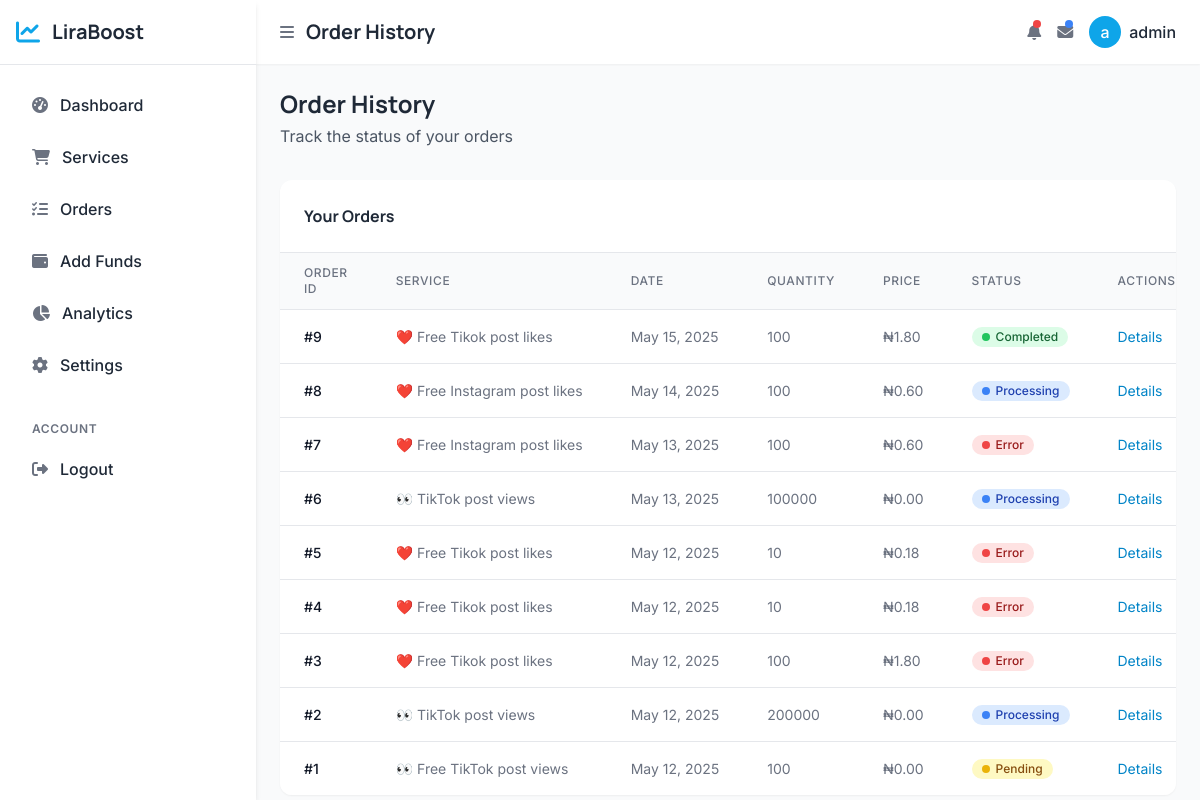
The page /order/status/ (signed in) on the database its author committed.
### core/models.py (models this page shows, shortened)
class SiteSettings(models.Model):
    site_name = models.CharField(max_length=100, default="SocialBoost")
    site_description = models.TextField(blank=True, default="Social Media Marketing Platform")
    contact_email = models.EmailField(default='contact@yoursite.com')
    support_email = models.EmailField(default='support@yoursite.com')
    support_phone = models.CharField(max_length=20, blank=True, null=True)
    markup_percentage = models.DecimalField(max_digits=5, decimal_places=2, default=Decimal('20.00'))
    min_deposit = models.DecimalField(max_digits=10, decimal_places=2, default=Decimal('500.00'))
    min_withdrawal_amount = models.DecimalField(max_digits=10, decimal_places=2, default=Decimal('1000.00'))
    maintenance_mode = models.BooleanField(default=False)
    @classmethod
    def get_settings(cls):
        settings, created = cls.objects.get_or_create(pk=1)
        return settings

class Order(models.Model):
    STATUS_CHOICES = (
        ('pending', 'Pending'),
        ('processing', 'Processing'),
        ('completed', 'Completed'),
        ('canceled', 'Canceled'),
        ('error', 'Error'),
    )
    user = models.ForeignKey(User, on_delete=models.CASCADE)
    service = models.ForeignKey(Service, on_delete=models.CASCADE)
    order_id = models.CharField(max_length=100, blank=True, null=True)  # From API provider
    link = models.URLField()
    quantity = models.IntegerField()
    status = models.CharField(max_length=50, choices=STATUS_CHOICES, default='pending')
    charge = models.DecimalField(max_digits=10, decimal_places=2)
    comments = models.TextField(blank=True, null=True)
    created_at = models.DateTimeField(auto_now_add=True)

class Service(models.Model):
    service_id = models.IntegerField(unique=True)
    name = models.CharField(max_length=255)
    category = models.CharField(max_length=100)
    rate = models.DecimalField(max_digits=10, decimal_places=2, default=Decimal('0.00'))
    min_quantity = models.IntegerField()
    max_quantity = models.IntegerField()
    description = models.TextField()
    is_active = models.BooleanField(default=True)

### core/views.py (the view)
# urls.py: path('order/status/', views.order_status, name='order_status'),
@login_required
def order_status(request, order_id=None):
    if order_id:
        order = get_object_or_404(Order, id=order_id, user=request.user)
        if order.status == 'processing' and order.order_id:
            api = SocialMediaAPI(settings.API_KEY)
            response = api.get_order_status(order.order_id)
            if 'status' in response:
                status_mapping = {
                    'Pending': 'pending',
                    'In progress': 'processing',
                    'Completed': 'completed',
                    'Canceled': 'canceled',
                    'Error': 'error'
                }
                new_status = status_mapping.get(response['status'], order.status)
                if new_status != order.status:
                    order.status = new_status
                    order.save()
        return render(request, 'order_detail.html', {'order': order})
    else:
        orders = Order.objects.filter(user=request.user).order_by('-created_at')
        paginator = Paginator(orders, 10)  # Show 10 orders per page
        page = request.GET.get('page')
        orders_page = paginator.get_page(page)
        return render(request, 'order_status.html', {'orders': orders_page})

### core/context_processors.py (called while the page is built)
def site_settings(request):
    try:
        settings = SiteSettings.get_settings()
        return {'site_settings': settings}
    except Exception as e:
        return {
            'site_settings': {
                'site_name': 'SocialBoost',
                'site_description': 'Social Media Marketing Platform',
                'contact_email': 'contact@example.com',
                'support_email': 'support@example.com',
                'markup_percentage': 20.00,
                'min_deposit': 500.00,
                'min_withdrawal_amount': 1000.00,
                'maintenance_mode': False
            }
        }

### core/templates/order_status.html (shortened to what this page needs)
{% extends 'dash_base.html' %}
{% block page_title %}Order History{% endblock %}
{% block content %}
<div class="animate-fade-in">
    <div class="flex flex-col md:flex-row justify-between items-start md:items-center mb-6 md:mb-8">
        <div class="w-full md:w-auto mb-4 md:mb-0">
            <h2 class="text-xl md:text-2xl font-display font-bold text-gray-800 mb-1">Order History</h2>
            <p class="text-gray-600">Track the status of your orders</p>
        </div>
    </div>
    <div class="bg-white rounded-xl shadow-sm overflow-hidden animate-slide-up">
        <div class="p-4 md:p-6 border-b flex justify-between items-center">
            <h3 class="font-display font-bold text-gray-800 text-sm md:text-base">Your Orders</h3>
        </div>
        {% if orders %}
        <div class="overflow-x-auto">
            <table class="min-w-full divide-y divide-gray-200">
                <thead class="bg-gray-50">
                    <tr>
                        <th scope="col" class="px-6 py-3 text-left text-xs font-medium text-gray-500 uppercase tracking-wider">Order ID</th>
                        <th scope="col" class="px-6 py-3 text-left text-xs font-medium text-gray-500 uppercase tracking-wider">Service</th>
                        <th scope="col" class="px-6 py-3 text-left text-xs font-medium text-gray-500 uppercase tracking-wider">Date</th>
                        <th scope="col" class="px-6 py-3 text-left text-xs font-medium text-gray-500 uppercase tracking-wider">Quantity</th>
                        <th scope="col" class="px-6 py-3 text-left text-xs font-medium text-gray-500 uppercase tracking-wider">Price</th>
                        <th scope="col" class="px-6 py-3 text-left text-xs font-medium text-gray-500 uppercase tracking-wider">Status</th>
                        <th scope="col" class="px-6 py-3 text-left text-xs font-medium text-gray-500 uppercase tracking-wider">Actions</th>
                    </tr>
                </thead>
                <tbody class="bg-white divide-y divide-gray-200">
                    {% for order in orders %}
                    <tr class="hover:bg-gray-50">
                        <td class="px-6 py-4 whitespace-nowrap text-sm font-medium text-gray-900">#{{ order.id }}</td>
                        <td class="px-6 py-4 whitespace-nowrap text-sm text-gray-500">{{ order.service.name }}</td>
                        <td class="px-6 py-4 whitespace-nowrap text-sm text-gray-500">{{ order.created_at|date:"M d, Y" }}</td>
                        <td class="px-6 py-4 whitespace-nowrap text-sm text-gray-500">{{ order.quantity }}</td>
                        <td class="px-6 py-4 whitespace-nowrap text-sm text-gray-500">₦{{ order.charge|floatformat:2 }}</td>
                        <td class="px-6 py-4 whitespace-nowrap text-sm">
                            {% if order.status == 'pending' %}
                                <span class="inline-flex items-center px-2.5 py-0.5 rounded-full text-xs font-medium bg-yellow-100 text-yellow-800">
                                    <span class="badge-dot bg-yellow-500"></span> Pending
                                </span>
                            {% elif order.status == 'processing' %}
                                <span class="inline-flex items-center px-2.5 py-0.5 rounded-full text-xs font-medium bg-blue-100 text-blue-800">
                                    <span class="badge-dot bg-blue-500"></span> Processing
                                </span>
                            {% elif order.status == 'completed' %}
                                <span class="inline-flex items-center px-2.5 py-0.5 rounded-full text-xs font-medium bg-green-100 text-green-800">
                                    <span class="badge-dot bg-green-500"></span> Completed
                                </span>
                            {% elif order.status == 'canceled' %}
                                <span class="inline-flex items-center px-2.5 py-0.5 rounded-full text-xs font-medium bg-gray-100 text-gray-800">
                                    <span class="badge-dot bg-gray-500"></span> Canceled
                                </span>
                            {% elif order.status == 'error' %}
                                <span class="inline-flex items-center px-2.5 py-0.5 rounded-full text-xs font-medium bg-red-100 text-red-800">
                                    <span class="badge-dot bg-red-500"></span> Error
                                </span>
                            {% endif %}
                        </td>
                        <td class="px-6 py-4 whitespace-nowrap text-sm text-gray-500">
                            <a href="{% url 'order_status' order_id=order.id %}" class="text-primary-600 hover:text-primary-900">Details</a>
                        </td>
                    </tr>
                    {% endfor %}
                </tbody>
            </table>
        </div>
        {% endif %}
    </div>
</div>
{% endblock %}

### core/templates/dash_base.html (shortened to what this page needs)
<!DOCTYPE html>
<html lang="en">
<head>
    <script src="https://cdn.tailwindcss.com"></script>
    <link rel="stylesheet" href="https://cdnjs.cloudflare.com/ajax/libs/font-awesome/6.4.0/css/all.min.css">
</head>
<body class="bg-gray-50 font-sans text-gray-800 antialiased">
    <div class="flex h-screen overflow-hidden">
        <div class="sidebar bg-white shadow-md w-64 flex-shrink-0 z-50" id="sidebar">
            <div class="flex flex-col h-full">
                <div class="p-4 border-b flex items-center justify-between">
                    <a href="{% url 'dashboard' %}" class="flex items-center">
                        <i class="fas fa-chart-line text-primary-500 text-2xl mr-3"></i>
                        <span class="sidebar-brand-text text-xl font-display font-bold text-gray-800">{{ site_settings.site_name }}</span>
                    </a>
                </div>
                <div class="flex-1 overflow-y-auto py-4">
                    <div class="px-4 space-y-1">
                        <a href="{% url 'dashboard' %}" class="sidebar-item flex items-center px-4 py-3 rounded-lg {% if request.path == '/dashboard/' %}active{% endif %}">
                            <i class="fas fa-tachometer-alt text-gray-500 mr-3"></i>
                            <span class="sidebar-item-text font-medium">Dashboard</span>
                        </a>
                        <a href="{% url 'services' %}" class="sidebar-item flex items-center px-4 py-3 rounded-lg {% if request.path == '/services/' %}active{% endif %}">
                            <i class="fas fa-shopping-cart text-gray-500 mr-3"></i>
                            <span class="sidebar-item-text font-medium">Services</span>
                        </a>
                        <a href="{% url 'order_status' %}" class="sidebar-item flex items-center px-4 py-3 rounded-lg {% if request.path == '/orders/' or 'order-status' in request.path %}active{% endif %}">
                            <i class="fas fa-tasks text-gray-500 mr-3"></i>
                            <span class="sidebar-item-text font-medium">Orders</span>
                        </a>
                        <a href="{% url 'add_funds' %}" class="sidebar-item flex items-center px-4 py-3 rounded-lg {% if request.path == '/add-funds/' %}active{% endif %}">
                            <i class="fas fa-wallet text-gray-500 mr-3"></i>
                            <span class="sidebar-item-text font-medium">Add Funds</span>
                        </a>
                        <a href="#" class="sidebar-item flex items-center px-4 py-3 rounded-lg">
                            <i class="fas fa-chart-pie text-gray-500 mr-3"></i>
                            <span class="sidebar-item-text font-medium">Analytics</span>
                        </a>
                        <a href="{% url 'profile' %}" class="sidebar-item flex items-center px-4 py-3 rounded-lg">
                            <i class="fas fa-cog text-gray-500 mr-3"></i>
                            <span class="sidebar-item-text font-medium">Settings</span>
                        </a>
                    </div>
                    <div class="px-4 mt-8">
                        <div class="text-xs font-semibold text-gray-500 uppercase tracking-wider mb-2 px-4">Account</div>
                        <a href="{% url 'logout' %}" class="sidebar-item flex items-center px-4 py-3 rounded-lg">
                            <i class="fas fa-sign-out-alt text-gray-500 mr-3"></i>
                            <span class="sidebar-item-text font-medium">Logout</span>
                        </a>
                    </div>
                </div>
            </div>
        </div>
        <div class="flex-1 flex flex-col overflow-hidden main-content">
            <header class="bg-white shadow-sm z-10">
                <div class="flex items-center justify-between px-4 md:px-6 py-4">
                    <div class="flex items-center">
                        <button id="sidebar-toggle" class="text-gray-500 focus:outline-none" onclick="toggleMobileSidebar()">
                            <i class="fas fa-bars"></i>
                        </button>
                        <h1 class="ml-3 text-xl font-display font-bold text-gray-800 truncate">{% block page_title %}Dashboard{% endblock %}</h1>
                    </div>
                    <div class="flex items-center space-x-3 md:space-x-4">
                        <div class="relative hidden md:block">
                            <button class="text-gray-500 focus:outline-none">
                                <i class="fas fa-bell"></i>
                                <span class="absolute top-0 right-0 w-2 h-2 bg-red-500 rounded-full"></span>
                            </button>
                        </div>
                        <div class="relative hidden md:block">
                            <button class="text-gray-500 focus:outline-none">
                                <i class="fas fa-envelope"></i>
                                <span class="absolute top-0 right-0 w-2 h-2 bg-blue-500 rounded-full"></span>
                            </button>
                        </div>
                        <div class="flex items-center">
                            <div class="w-8 h-8 rounded-full bg-primary-500 flex items-center justify-center text-white font-medium">
                                {{ user.first_name|first|default:user.username|first }}
                            </div>
                            <span class="ml-2 font-medium hidden md:inline">{{ user.first_name|default:user.username }}</span>
                        </div>
                    </div>
                </div>
            </header>
            <main class="flex-1 overflow-y-auto p-4 md:p-6 bg-gray-50">
                {% block content %}{% endblock %}
            </main>
        </div>
    </div>
</body>
</html>

### core/templates/dash_base.html (style rules this page uses)
.animate-fade-in { animation: fadeIn 0.8s ease-out forwards; }
.animate-slide-up { animation: slideUp 0.8s ease-out forwards; }
.sidebar { transition: all 0.3s ease; }
.sidebar-item { transition: all 0.3s ease; }
.badge-dot { width: 8px; height: 8px; border-radius: 50%; display: inline-block; margin-right: 6px; }

### rows shown on the page
SiteSettings: site_name "LiraBoost"
Order: id "9", service.name "❤️ Free Tikok post likes", created_at "May 15, 2025", quantity "100", charge "1.80", status "completed" (drawn)
Order: id "8", service.name "❤️ Free Instagram post likes", created_at "May 14, 2025", quantity "100", charge "0.60", status "processing" (drawn)
Order: id "7", service.name "❤️ Free Instagram post likes", created_at "May 13, 2025", quantity "100", charge "0.60", status "error" (drawn)
Order: id "6", service.name "👀 TikTok post views", created_at "May 13, 2025", quantity "100000", charge "0.00", status "processing" (drawn)
Order: id "5", service.name "❤️ Free Tikok post likes", created_at "May 12, 2025", quantity "10", charge "0.18", status "error" (drawn)
Order: id "4", service.name "❤️ Free Tikok post likes", created_at "May 12, 2025", quantity "10", charge "0.18", status "error" (drawn)
Order: id "3", service.name "❤️ Free Tikok post likes", created_at "May 12, 2025", quantity "100", charge "1.80", status "error" (drawn)
Order: id "2", service.name "👀 TikTok post views", created_at "May 12, 2025", quantity "200000", charge "0.00", status "processing" (drawn)
Order: id "1", service.name "👀 Free TikTok post views", created_at "May 12, 2025", quantity "100", charge "0.00", status "pending" (drawn)

### other values the page prints
{{ user.first_name|first|default:user.username|first }} "a"
{{ user.first_name|default:user.username }} "admin"
